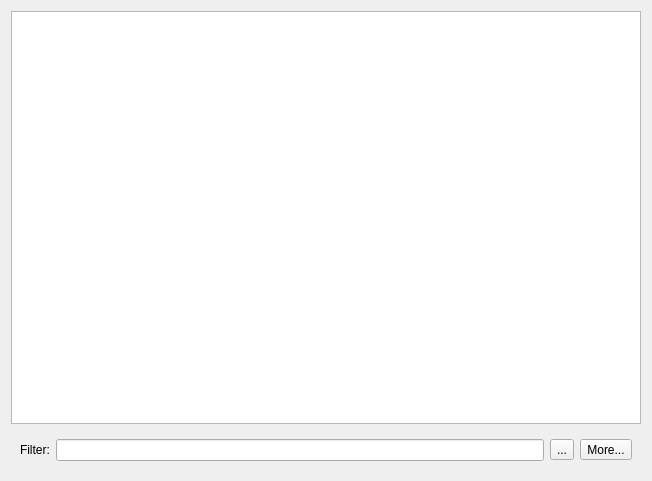
<?xml version="1.0" encoding="UTF-8"?>
<ui version="4.0">
 <class>JobTableWidget</class>
 <widget class="QWidget" name="JobTableWidget">
  <property name="geometry">
   <rect>
    <x>0</x>
    <y>0</y>
    <width>652</width>
    <height>481</height>
   </rect>
  </property>
  <property name="windowTitle">
   <string>Form</string>
  </property>
  <layout class="QVBoxLayout" name="verticalLayout_3">
   <item>
    <layout class="QVBoxLayout" name="verticalLayout_4">
     <item>
      <widget class="MoleQueue::JobView" name="table">
       <property name="sizePolicy">
        <sizepolicy hsizetype="Expanding" vsizetype="Expanding">
         <horstretch>0</horstretch>
         <verstretch>0</verstretch>
        </sizepolicy>
       </property>
       <property name="contextMenuPolicy">
        <enum>Qt::DefaultContextMenu</enum>
       </property>
       <property name="selectionMode">
        <enum>QAbstractItemView::ExtendedSelection</enum>
       </property>
       <property name="selectionBehavior">
        <enum>QAbstractItemView::SelectRows</enum>
       </property>
      </widget>
     </item>
     <item>
      <layout class="QHBoxLayout" name="horizontalLayout">
       <item>
        <widget class="QWidget" name="filterBar" native="true">
         <property name="sizePolicy">
          <sizepolicy hsizetype="MinimumExpanding" vsizetype="Preferred">
           <horstretch>0</horstretch>
           <verstretch>0</verstretch>
          </sizepolicy>
         </property>
         <layout class="QHBoxLayout">
          <item>
           <widget class="QLabel" name="label">
            <property name="text">
             <string>Filter:</string>
            </property>
           </widget>
          </item>
          <item>
           <widget class="QLineEdit" name="filterEdit">
            <property name="sizePolicy">
             <sizepolicy hsizetype="MinimumExpanding" vsizetype="Fixed">
              <horstretch>0</horstretch>
              <verstretch>0</verstretch>
             </sizepolicy>
            </property>
            <property name="toolTip">
             <string>&lt;html&gt;&lt;head/&gt;&lt;body&gt;&lt;p&gt;Filter jobs from the table.&lt;/p&gt;&lt;p&gt;Each whitespace separated term will be used to restrict which jobs are displayed in the job table. Entries in the table that match terms here will be displayed. Terms beginning with '-' will negate the match.&lt;/p&gt;&lt;p&gt;For example, the filter &amp;quot;water -opt&amp;quot; will match a job with the title &amp;quot;Water single point&amp;quot;, but not &amp;quot;Water geometry optimization&amp;quot;. Matches are made against all visible text in the job entry.&lt;/p&gt;&lt;/body&gt;&lt;/html&gt;</string>
            </property>
            <property name="frame">
             <bool>true</bool>
            </property>
           </widget>
          </item>
          <item>
           <widget class="QToolButton" name="toolButton_3">
            <property name="text">
             <string>...</string>
            </property>
            <property name="icon">
             <iconset theme="edit-delete">
              <normaloff/>
             </iconset>
            </property>
           </widget>
          </item>
          <item>
           <widget class="QToolButton" name="filterMore">
            <property name="text">
             <string>More...</string>
            </property>
            <property name="checkable">
             <bool>false</bool>
            </property>
            <property name="checked">
             <bool>false</bool>
            </property>
           </widget>
          </item>
         </layout>
        </widget>
       </item>
      </layout>
     </item>
    </layout>
   </item>
  </layout>
 </widget>
 <customwidgets>
  <customwidget>
   <class>MoleQueue::JobView</class>
   <extends>QTableView</extends>
   <header>jobview.h</header>
  </customwidget>
 </customwidgets>
 <tabstops>
  <tabstop>filterEdit</tabstop>
  <tabstop>toolButton_3</tabstop>
  <tabstop>filterMore</tabstop>
  <tabstop>table</tabstop>
 </tabstops>
 <resources/>
 <connections>
  <connection>
   <sender>toolButton_3</sender>
   <signal>clicked()</signal>
   <receiver>filterEdit</receiver>
   <slot>clear()</slot>
   <hints>
    <hint type="sourcelabel">
     <x>564</x>
     <y>465</y>
    </hint>
    <hint type="destinationlabel">
     <x>485</x>
     <y>457</y>
    </hint>
   </hints>
  </connection>
 </connections>
</ui>
